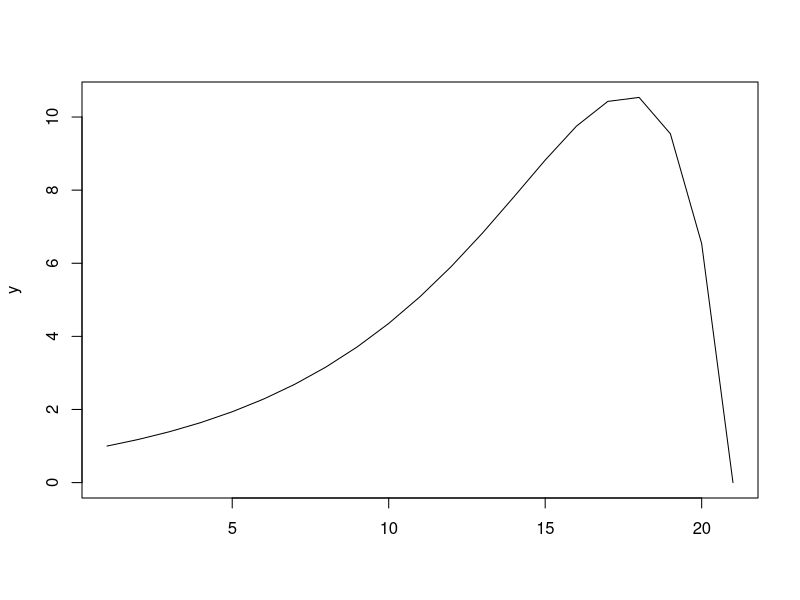
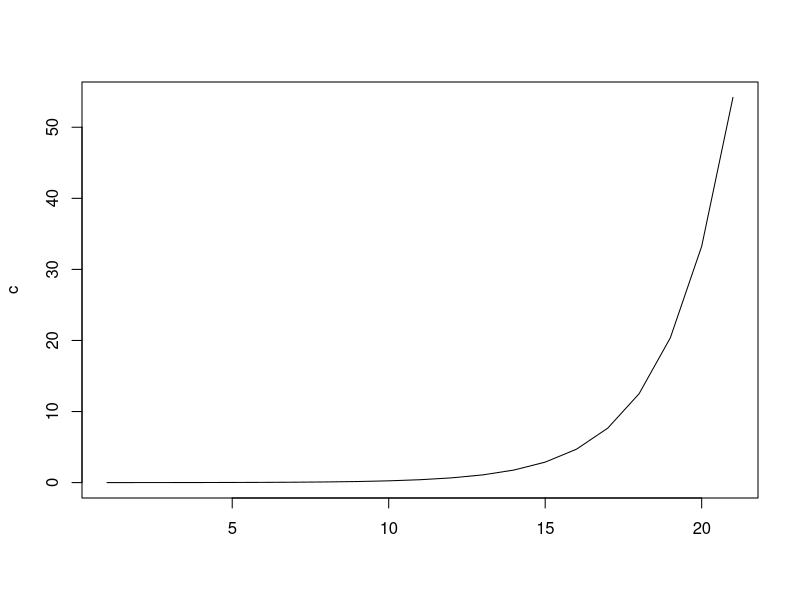
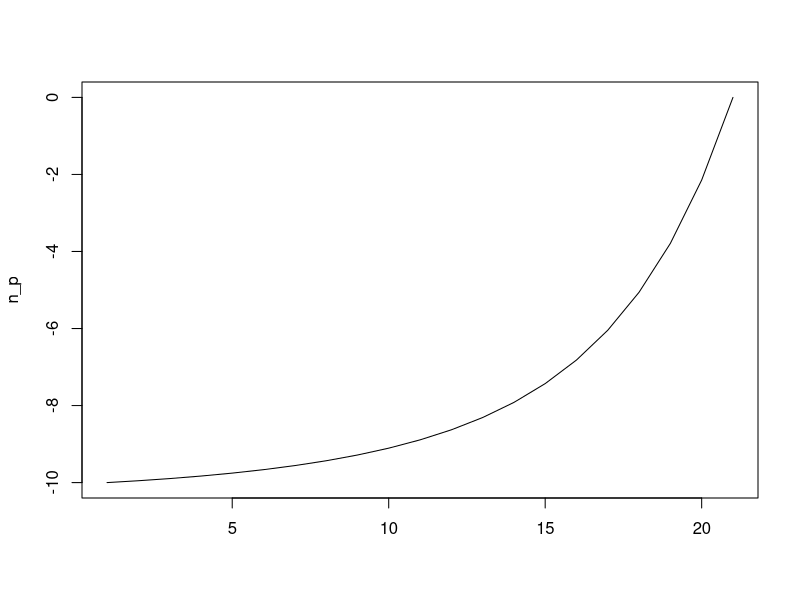
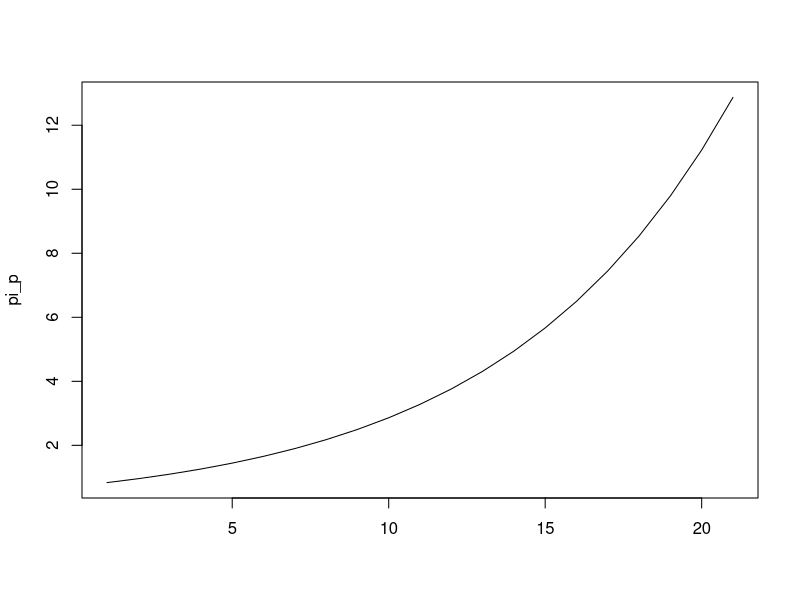
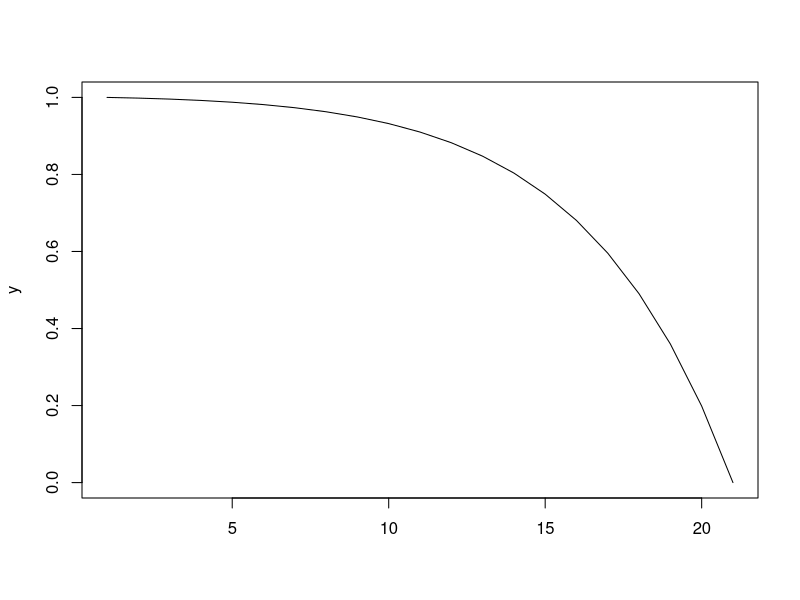
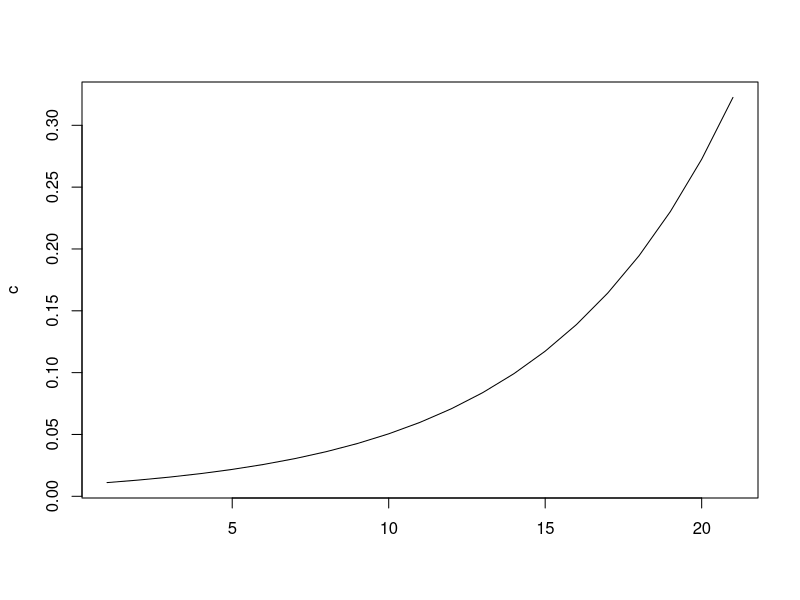
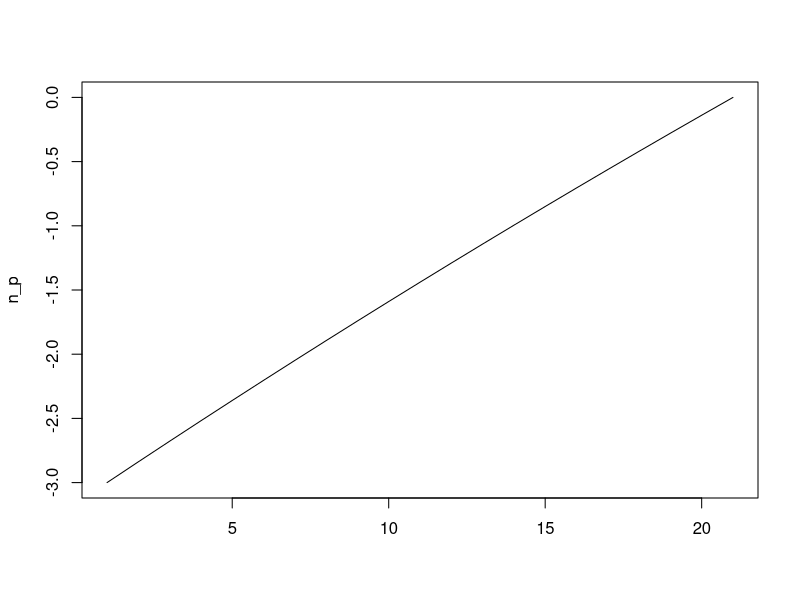
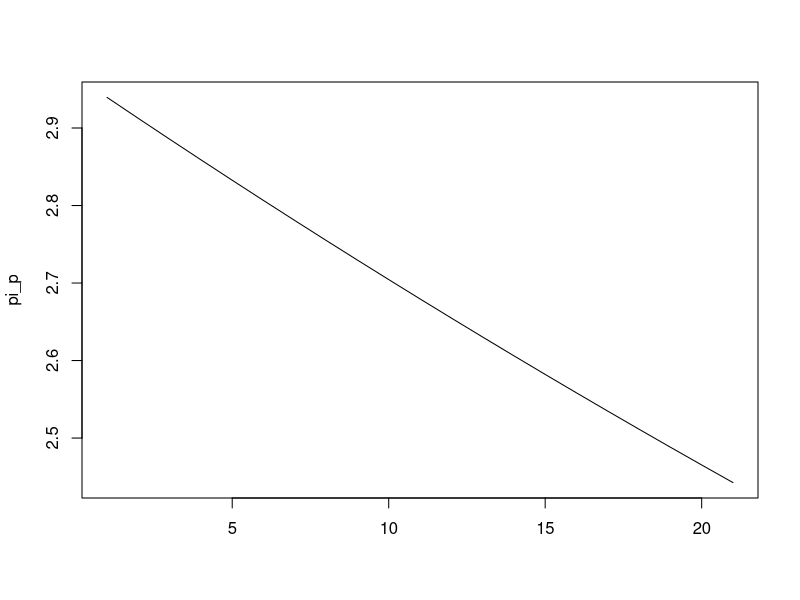

The R script that drew these images, in order:
grapher <- function(t,T,betah,betap,deltah,deltap,a,b, yleft, n_hleft) {
  #определим c[0]
  cleft = (-1*yleft*exp(T/b)*(betah-1+b*deltah))/(betah*(exp((T-b*deltah*T)/(b*betah))-1))
  #определим y от c[0]
  y <- yleft*exp(t/b)+((betah*cleft)/(betah - 1 + b*deltah))*(exp((t-b*deltah*t)/(b*betah))-1)
  #теперь определим c[t]
  c <- cleft * (exp((-t/b)+deltah*t))**(-1/betah)
  #определим p[0]
  pleft = (a/b)*(exp(T/b))
  p <- (a/b)*exp((T-t)/b)
  # прибыль фирмы
  n_pleft = -n_hleft
  #pi[0] находим из условия N_p[T] = 0?(Вы просто сказали, что сами задаем, но в этом случае условие нарушается)
  pileft_p = (((pleft*cleft*(exp(T*((1-betah-deltah*b)/(b*betah)))-1)*b*betah)/(1-deltah*b-betah))+n_pleft)*((1-betap-deltap*b)/(b*betap))*((1-exp(T*(1-betap-deltap*b)/(b*betap)))**(-1))
  pi_p <- pileft_p*(exp(t*((1-betap-deltap*b)/(b*betap))))
  #знаем N_h[0] => знаем N_p[0]
  # N_p
  n_p = ((pleft*cleft*(exp(t*((1-betah-deltah*b)/(b*betah)))-1)*b*betah)/(1-deltah*b-betah)) - ((pileft_p*(1-exp(t*((1-betap-deltap*b)/(b*betap))))*b*betap)/(1-betap-deltap*b)) + n_pleft 
  
  matplot(y,type = c('l'))
  matplot(c,type = c('l'))
  matplot(n_p,type = c('l'))
  matplot(pi_p,type = c('l'))
}

tleft <- 0
tright <-1
dt<- 0.05
# графики для разных beta
grapher(betah = 0.3,betap = 0.5,deltah = 0.4,deltap = 0.3,a = 0.2, b = 0.3, t = seq(from = tleft, to = tright, by = dt),T = tright, yleft = 1,n_hleft = 10)
grapher(betah = 0.9,betap = 0.9 ,deltah = 0.3,deltap = 0.5,a = 0.3, b = 0.3 , t = seq(from = tleft, to = tright, by = dt),T = tright, yleft = 1,n_hleft = 3)
# графики для высокой инфляции
grapher(betah = 0.3,betap = 0.5,deltah = 0.4,deltap = 0.3,a = 0.2, b = 1, t = seq(from = tleft, to = tright, by = dt),T = tright, yleft = 1,n_hleft = 1)
# графики для высоких delta
grapher(betah = 0.3,betap = 0.5,deltah = 0.8  ,deltap = 0.9 ,a = 0.2, b = 0.3 , t = seq(from = tleft, to = tright, by = dt),T = tright, yleft = 1,n_hleft = 1)
grapher(betah = 0.3,betap = 0.5,deltah = 0.4  ,deltap = 0.3 ,a = 0.2, b = 0.3 , t = seq(from = tleft, to = tright, by = dt),T = tright, yleft = 1,n_hleft = 10)
